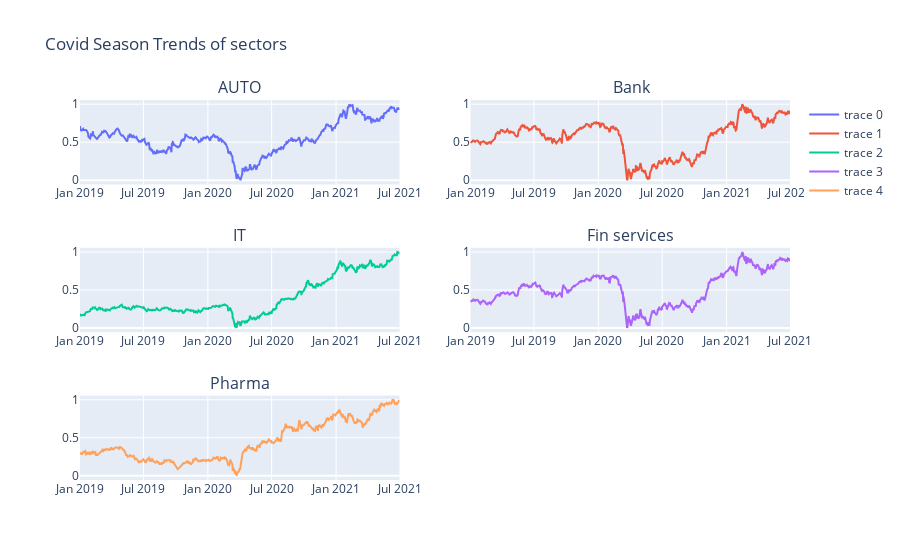

The cell this chart's notebook holds for it:
### Markdown cell above
## PFizer and PANACEABIO vs Pharma index(benchmark)

### it makes sense to analyse the Pharma sector first with other sectors during covid season(2019-present)

### Code cell
niftyAuto_covid = niftyAuto_df[(niftyAuto_df['Date'] >= '2019-01-01')]
niftyBank_covid = niftyBank_df[(niftyBank_df['Date'] >= '2019-01-01')]
niftyIT_covid = niftyIT_df[(niftyIT_df['Date'] >= '2019-01-01')]
niftyFin_Services_covid = niftyFin_Services_df[(niftyFin_Services_df['Date'] >= '2019-01-01')]
niftyPharma_covid = niftyPharma_df[(niftyPharma_df['Date'] >= '2019-01-01')]


norm1 = normalize(niftyAuto_covid)
norm2 = normalize(niftyBank_covid)
norm3 = normalize(niftyIT_covid)
norm4 = normalize(niftyFin_Services_covid)
norm5 = normalize(niftyPharma_covid)


fig = go.Figure()

fig = make_subplots(rows=3, cols=2,
        subplot_titles=("AUTO", " Bank", "IT", "Fin services", "Pharma"," ")
        
)

fig.add_trace(go.Scatter(
         x=norm1['Date'],
         y=norm1['Close']),
    
        row=1, col=1)        

fig.add_trace(go.Scatter(
         x=norm2['Date'],
         y=norm2['Close']),

        row=1, col=2)


fig.add_trace(go.Scatter(
         x=norm3['Date'],
         y=norm3['Close']),
        row=2, col=1)


fig.add_trace(go.Scatter(
         x=norm4['Date'],
         y=norm4['Close']),
        row=2, col=2)


fig.add_trace(go.Scatter(
         x=norm5['Date'],
         y=norm5['Close']),
        row=3,col=1)



    
fig.update_layout(title_text="Covid Season Trends of sectors")

fig.show()

### Figure 1 — Plotly figure (JSON) as saved in the notebook; plotly's stock layout.template omitted (floating-point values rounded to 4 significant figures; data arrays with more than 128 entries replaced by an {"elided": "..."} marker saying what was removed)
{"data": [{"type": "scatter", "x": {"elided": "620 str values"}, "xaxis": "x", "y": {"elided": "620 float values"}, "yaxis": "y"}, {"type": "scatter", "x": {"elided": "620 str values"}, "xaxis": "x2", "y": {"elided": "620 float values"}, "yaxis": "y2"}, {"type": "scatter", "x": {"elided": "620 str values"}, "xaxis": "x3", "y": {"elided": "620 float values"}, "yaxis": "y3"}, {"type": "scatter", "x": {"elided": "620 str values"}, "xaxis": "x4", "y": {"elided": "620 float values"}, "yaxis": "y4"}, {"type": "scatter", "x": {"elided": "620 str values"}, "xaxis": "x5", "y": {"elided": "620 float values"}, "yaxis": "y5"}], "layout": {"annotations": [{"font": {"size": 16}, "showarrow": false, "text": "AUTO", "x": 0.225, "xanchor": "center", "xref": "paper", "y": 1, "yanchor": "bottom", "yref": "paper"}, {"font": {"size": 16}, "showarrow": false, "text": " Bank", "x": 0.775, "xanchor": "center", "xref": "paper", "y": 1, "yanchor": "bottom", "yref": "paper"}, {"font": {"size": 16}, "showarrow": false, "text": "IT", "x": 0.225, "xanchor": "center", "xref": "paper", "y": 0.6111, "yanchor": "bottom", "yref": "paper"}, {"font": {"size": 16}, "showarrow": false, "text": "Fin services", "x": 0.775, "xanchor": "center", "xref": "paper", "y": 0.6111, "yanchor": "bottom", "yref": "paper"}, {"font": {"size": 16}, "showarrow": false, "text": "Pharma", "x": 0.225, "xanchor": "center", "xref": "paper", "y": 0.2222, "yanchor": "bottom", "yref": "paper"}, {"font": {"size": 16}, "showarrow": false, "text": " ", "x": 0.775, "xanchor": "center", "xref": "paper", "y": 0.2222, "yanchor": "bottom", "yref": "paper"}], "title": {"text": "Covid Season Trends of sectors"}, "xaxis": {"anchor": "y", "domain": [0, 0.45]}, "xaxis2": {"anchor": "y2", "domain": [0.55, 1]}, "xaxis3": {"anchor": "y3", "domain": [0, 0.45]}, "xaxis4": {"anchor": "y4", "domain": [0.55, 1]}, "xaxis5": {"anchor": "y5", "domain": [0, 0.45]}, "xaxis6": {"anchor": "y6", "domain": [0.55, 1]}, "yaxis": {"anchor": "x", "domain": [0.7778, 1]}, "yaxis2": {"anchor": "x2", "domain": [0.7778, 1]}, "yaxis3": {"anchor": "x3", "domain": [0.3889, 0.6111]}, "yaxis4": {"anchor": "x4", "domain": [0.3889, 0.6111]}, "yaxis5": {"anchor": "x5", "domain": [0, 0.2222]}, "yaxis6": {"anchor": "x6", "domain": [0, 0.2222]}}}
